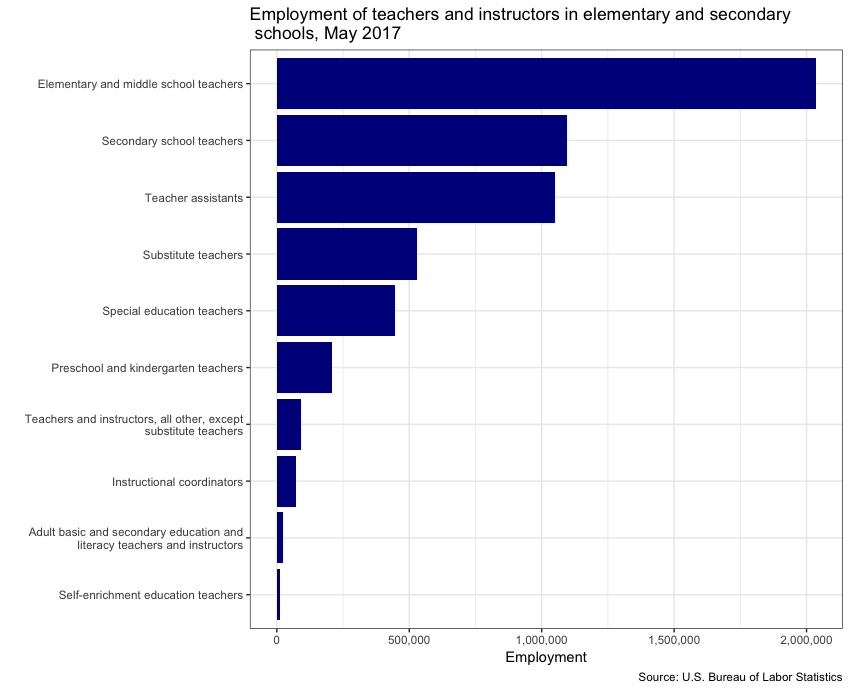

Generate this figure with R:
# A look at elementary and secondary school employment
# https://www.bls.gov/opub/ted/2018/a-look-at-elementary-and-secondary-school-employment.htm#bls-print

library (ggplot2)
theme_set(theme_bw())

ggplot(data = SchoolEmply, aes(Occupation, Employment)) + 
  geom_bar(data = SchoolEmply, aes(x = reorder(Occupation, Employment)), stat = 'identity', fill = 'darkblue') + 
 coord_flip() +
  labs(title = "Employment of teachers and instructors in elementary and secondary schools, May 2017",
       caption = "Source: U.S. Bureau of Labor Statistics") 







# still working on how to adjust the y-axis ticks and margins
